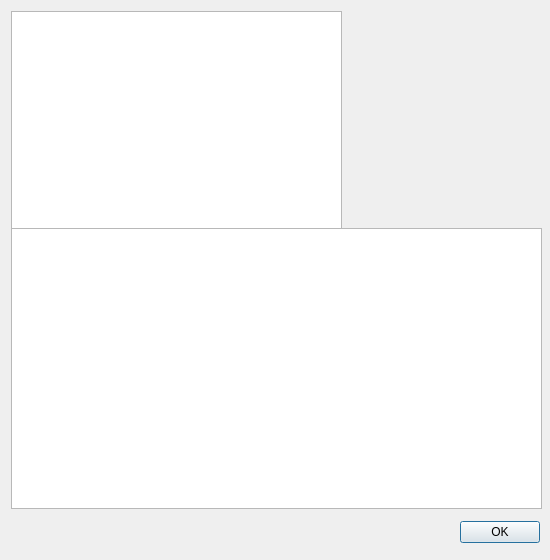
<?xml version="1.0" encoding="UTF-8"?>
<ui version="4.0">
 <class>Analyze</class>
 <widget class="QDialog" name="Analyze">
  <property name="geometry">
   <rect>
    <x>0</x>
    <y>0</y>
    <width>550</width>
    <height>560</height>
   </rect>
  </property>
  <property name="minimumSize">
   <size>
    <width>550</width>
    <height>560</height>
   </size>
  </property>
  <property name="maximumSize">
   <size>
    <width>550</width>
    <height>560</height>
   </size>
  </property>
  <property name="windowTitle">
   <string>Analyze</string>
  </property>
  <property name="sizeGripEnabled">
   <bool>false</bool>
  </property>
  <property name="modal">
   <bool>false</bool>
  </property>
  <widget class="QTextBrowser" name="basicInfoText">
   <property name="geometry">
    <rect>
     <x>11</x>
     <y>11</y>
     <width>331</width>
     <height>221</height>
    </rect>
   </property>
  </widget>
  <widget class="QTextBrowser" name="detailedInfoText">
   <property name="geometry">
    <rect>
     <x>11</x>
     <y>228</y>
     <width>531</width>
     <height>281</height>
    </rect>
   </property>
   <property name="html">
    <string>&lt;!DOCTYPE HTML PUBLIC &quot;-//W3C//DTD HTML 4.0//EN&quot; &quot;http://www.w3.org/TR/REC-html40/strict.dtd&quot;&gt;
&lt;html&gt;&lt;head&gt;&lt;meta name=&quot;qrichtext&quot; content=&quot;1&quot; /&gt;&lt;style type=&quot;text/css&quot;&gt;
p, li { white-space: pre-wrap; }
&lt;/style&gt;&lt;/head&gt;&lt;body style=&quot; font-family:'MS Shell Dlg 2'; font-size:7.8pt; font-weight:400; font-style:normal;&quot;&gt;
&lt;p style=&quot;-qt-paragraph-type:empty; margin-top:0px; margin-bottom:0px; margin-left:0px; margin-right:0px; -qt-block-indent:0; text-indent:0px;&quot;&gt;&lt;br /&gt;&lt;/p&gt;&lt;/body&gt;&lt;/html&gt;</string>
   </property>
  </widget>
  <widget class="QDialogButtonBox" name="analyzeOk">
   <property name="geometry">
    <rect>
     <x>460</x>
     <y>520</y>
     <width>80</width>
     <height>25</height>
    </rect>
   </property>
   <property name="cursor">
    <cursorShape>PointingHandCursor</cursorShape>
   </property>
   <property name="standardButtons">
    <set>QDialogButtonBox::Ok</set>
   </property>
  </widget>
  <widget class="QLabel" name="label">
   <property name="geometry">
    <rect>
     <x>350</x>
     <y>10</y>
     <width>180</width>
     <height>210</height>
    </rect>
   </property>
   <property name="text">
    <string/>
   </property>
  </widget>
 </widget>
 <resources/>
 <connections/>
</ui>
